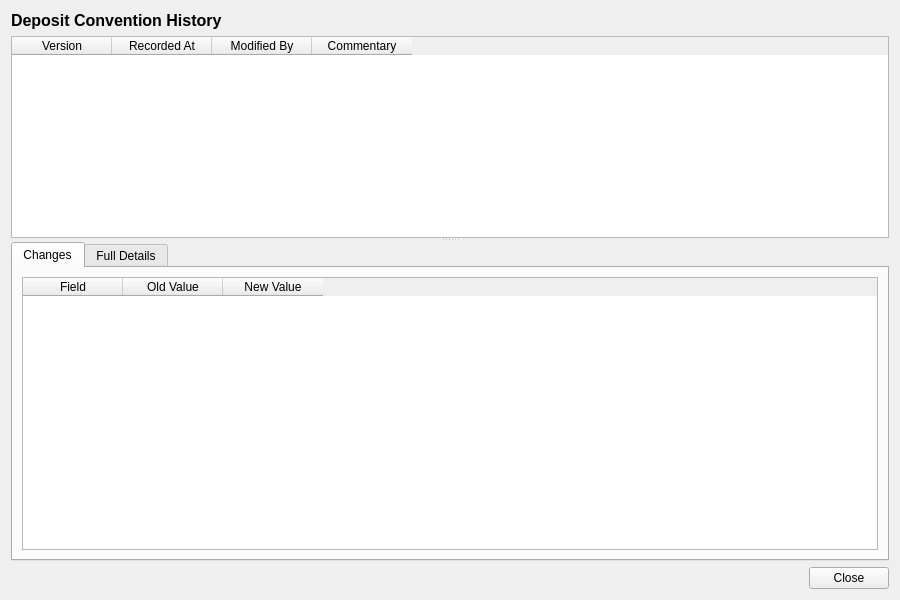
<?xml version="1.0" encoding="UTF-8"?>
<ui version="4.0">
 <class>DepositConventionHistoryDialog</class>
 <widget class="QWidget" name="DepositConventionHistoryDialog">
  <property name="geometry">
   <rect>
    <x>0</x>
    <y>0</y>
    <width>900</width>
    <height>600</height>
   </rect>
  </property>
  <property name="windowTitle">
   <string>Deposit Convention History</string>
  </property>
  <layout class="QVBoxLayout" name="verticalLayout">
   <item>
    <widget class="QLabel" name="titleLabel">
     <property name="font">
      <font>
       <pointsize>12</pointsize>
       <bold>true</bold>
      </font>
     </property>
     <property name="text">
      <string>Deposit Convention History</string>
     </property>
    </widget>
   </item>
   <item>
    <widget class="QSplitter" name="splitter">
     <property name="orientation">
      <enum>Qt::Vertical</enum>
     </property>
     <widget class="QTableWidget" name="versionListWidget">
      <property name="minimumHeight">
       <number>150</number>
      </property>
      <property name="maximumHeight">
       <number>250</number>
      </property>
      <property name="alternatingRowColors">
       <bool>true</bool>
      </property>
      <property name="editTriggers">
       <set>QAbstractItemView::NoEditTriggers</set>
      </property>
      <property name="selectionMode">
       <enum>QAbstractItemView::SingleSelection</enum>
      </property>
      <property name="selectionBehavior">
       <enum>QAbstractItemView::SelectRows</enum>
      </property>
      <column>
       <property name="text">
        <string>Version</string>
       </property>
      </column>
      <column>
       <property name="text">
        <string>Recorded At</string>
       </property>
      </column>
      <column>
       <property name="text">
        <string>Modified By</string>
       </property>
      </column>
      <column>
       <property name="text">
        <string>Commentary</string>
       </property>
      </column>
     </widget>
     <widget class="QWidget" name="detailWidget">
      <layout class="QVBoxLayout" name="detailLayout">
       <property name="leftMargin">
        <number>0</number>
       </property>
       <property name="topMargin">
        <number>0</number>
       </property>
       <property name="rightMargin">
        <number>0</number>
       </property>
       <property name="bottomMargin">
        <number>0</number>
       </property>
       <item>
        <widget class="QTabWidget" name="tabWidget">
         <property name="currentIndex">
          <number>0</number>
         </property>
         <widget class="QWidget" name="changesTab">
          <attribute name="title">
           <string>Changes</string>
          </attribute>
          <layout class="QVBoxLayout" name="changesTabLayout">
           <item>
            <widget class="QTableWidget" name="changesTableWidget">
             <property name="editTriggers">
              <set>QAbstractItemView::NoEditTriggers</set>
             </property>
             <property name="alternatingRowColors">
              <bool>true</bool>
             </property>
             <property name="selectionMode">
              <enum>QAbstractItemView::SingleSelection</enum>
             </property>
             <property name="selectionBehavior">
              <enum>QAbstractItemView::SelectRows</enum>
             </property>
             <column>
              <property name="text">
               <string>Field</string>
              </property>
             </column>
             <column>
              <property name="text">
               <string>Old Value</string>
              </property>
             </column>
             <column>
              <property name="text">
               <string>New Value</string>
              </property>
             </column>
            </widget>
           </item>
          </layout>
         </widget>
         <widget class="QWidget" name="fullDetailsTab">
          <attribute name="title">
           <string>Full Details</string>
          </attribute>
          <layout class="QVBoxLayout" name="fullDetailsTabLayout">
           <item>
            <widget class="QScrollArea" name="scrollArea">
             <property name="widgetResizable">
              <bool>true</bool>
             </property>
             <widget class="QWidget" name="scrollAreaWidgetContents">
              <property name="geometry">
               <rect>
                <x>0</x>
                <y>0</y>
                <width>560</width>
                <height>450</height>
               </rect>
              </property>
              <layout class="QFormLayout" name="formLayout">
               <item row="0" column="0">
                <widget class="QLabel" name="idLabel">
                 <property name="text">
                  <string>Id:</string>
                 </property>
                </widget>
               </item>
               <item row="0" column="1">
                <widget class="QLabel" name="idValue">
                 <property name="text">
                  <string/>
                 </property>
                </widget>
               </item>
               <item row="1" column="0">
                <widget class="QLabel" name="index_basedLabel">
                 <property name="text">
                  <string>Index Based:</string>
                 </property>
                </widget>
               </item>
               <item row="1" column="1">
                <widget class="QLabel" name="indexBasedValue">
                 <property name="text">
                  <string/>
                 </property>
                </widget>
               </item>
               <item row="2" column="0">
                <widget class="QLabel" name="indexLabel">
                 <property name="text">
                  <string>Index:</string>
                 </property>
                </widget>
               </item>
               <item row="2" column="1">
                <widget class="QLabel" name="indexValue">
                 <property name="text">
                  <string/>
                 </property>
                </widget>
               </item>
               <item row="3" column="0">
                <widget class="QLabel" name="calendarLabel">
                 <property name="text">
                  <string>Calendar:</string>
                 </property>
                </widget>
               </item>
               <item row="3" column="1">
                <widget class="QLabel" name="calendarValue">
                 <property name="text">
                  <string/>
                 </property>
                </widget>
               </item>
               <item row="4" column="0">
                <widget class="QLabel" name="conventionLabel">
                 <property name="text">
                  <string>Convention:</string>
                 </property>
                </widget>
               </item>
               <item row="4" column="1">
                <widget class="QLabel" name="conventionValue">
                 <property name="text">
                  <string/>
                 </property>
                </widget>
               </item>
               <item row="5" column="0">
                <widget class="QLabel" name="day_count_fractionLabel">
                 <property name="text">
                  <string>Day Count Fraction:</string>
                 </property>
                </widget>
               </item>
               <item row="5" column="1">
                <widget class="QLabel" name="dayCountFractionValue">
                 <property name="text">
                  <string/>
                 </property>
                </widget>
               </item>
               <item row="6" column="0">
                <widget class="QLabel" name="end_of_monthLabel">
                 <property name="text">
                  <string>End Of Month:</string>
                 </property>
                </widget>
               </item>
               <item row="6" column="1">
                <widget class="QLabel" name="endOfMonthValue">
                 <property name="text">
                  <string/>
                 </property>
                </widget>
               </item>
               <item row="7" column="0">
                <widget class="QLabel" name="settlement_daysLabel">
                 <property name="text">
                  <string>Settlement Days:</string>
                 </property>
                </widget>
               </item>
               <item row="7" column="1">
                <widget class="QLabel" name="settlementDaysValue">
                 <property name="text">
                  <string/>
                 </property>
                </widget>
               </item>
               <item row="8" column="0">
                <widget class="QLabel" name="versionNumberLabel">
                 <property name="text">
                  <string>Version:</string>
                 </property>
                </widget>
               </item>
               <item row="8" column="1">
                <widget class="QLabel" name="versionNumberValue">
                 <property name="text">
                  <string/>
                 </property>
                </widget>
               </item>
               <item row="9" column="0">
                <widget class="QLabel" name="modifiedByLabel">
                 <property name="text">
                  <string>Modified By:</string>
                 </property>
                </widget>
               </item>
               <item row="9" column="1">
                <widget class="QLabel" name="modifiedByValue">
                 <property name="text">
                  <string/>
                 </property>
                </widget>
               </item>
               <item row="10" column="0">
                <widget class="QLabel" name="recordedAtLabel">
                 <property name="text">
                  <string>Recorded At:</string>
                 </property>
                </widget>
               </item>
               <item row="10" column="1">
                <widget class="QLabel" name="recordedAtValue">
                 <property name="text">
                  <string/>
                 </property>
                </widget>
               </item>
               <item row="11" column="0">
                <widget class="QLabel" name="changeCommentaryLabel">
                 <property name="text">
                  <string>Change Commentary:</string>
                 </property>
                </widget>
               </item>
               <item row="11" column="1">
                <widget class="QLabel" name="changeCommentaryValue">
                 <property name="text">
                  <string/>
                 </property>
                 <property name="wordWrap">
                  <bool>true</bool>
                 </property>
                </widget>
               </item>
              </layout>
             </widget>
            </widget>
           </item>
          </layout>
         </widget>
        </widget>
       </item>
      </layout>
     </widget>
    </widget>
   </item>
   <item>
    <layout class="QHBoxLayout" name="buttonLayout">
     <item>
      <spacer name="horizontalSpacer">
       <property name="orientation">
        <enum>Qt::Horizontal</enum>
       </property>
       <property name="sizeHint" stdset="0">
        <size><width>40</width><height>20</height></size>
       </property>
      </spacer>
     </item>
     <item>
      <widget class="QPushButton" name="closeButton">
       <property name="text">
        <string>Close</string>
       </property>
      </widget>
     </item>
    </layout>
   </item>
  </layout>
 </widget>
 <resources/>
 <connections/>
</ui>
